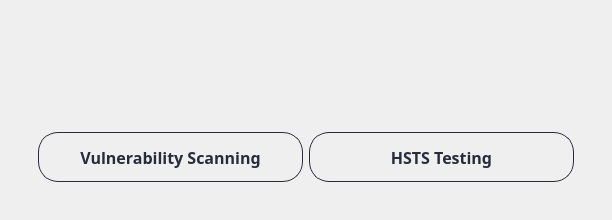
        <widget class="QWidget" name="page_networkUser">
         <layout class="QHBoxLayout" name="horizontalLayout_27">
          <item>
           <widget class="QWidget" name="widget_60" native="true">
            <layout class="QVBoxLayout" name="verticalLayout_35">
             <item>
              <widget class="QWidget" name="widget_62" native="true">
               <property name="minimumSize">
                <size>
                 <width>0</width>
                 <height>50</height>
                </size>
               </property>
               <property name="maximumSize">
                <size>
                 <width>16777215</width>
                 <height>50</height>
                </size>
               </property>
              </widget>
             </item>
             <item>
              <widget class="QWidget" name="widget_61" native="true">
               <layout class="QVBoxLayout" name="verticalLayout_36">
                <item alignment="Qt::AlignHCenter">
                 <widget class="QLabel" name="image_networkUser">
                  <property name="text">
                   <string/>
                  </property>
                  <property name="pixmap">
                   <pixmap>../images/networkUser.png</pixmap>
                  </property>
                 </widget>
                </item>
               </layout>
              </widget>
             </item>
             <item>
              <widget class="QWidget" name="widget_63" native="true">
               <layout class="QVBoxLayout" name="verticalLayout_66">
                <item alignment="Qt::AlignHCenter|Qt::AlignTop">
                 <widget class="QWidget" name="widget_104" native="true">
                  <layout class="QHBoxLayout" name="horizontalLayout_44">
                   <item>
                    <widget class="QPushButton" name="btn_vulner">
                     <property name="minimumSize">
                      <size>
                       <width>265</width>
                       <height>50</height>
                      </size>
                     </property>
                     <property name="maximumSize">
                      <size>
                       <width>250</width>
                       <height>50</height>
                      </size>
                     </property>
                     <property name="font">
                      <font>
                       <family>Bahnschrift SemiBold</family>
                       <pointsize>12</pointsize>
                       <weight>75</weight>
                       <bold>true</bold>
                      </font>
                     </property>
                     <property name="cursor">
                      <cursorShape>PointingHandCursor</cursorShape>
                     </property>
                     <property name="styleSheet">
                      <string notr="true">QPushButton {    
    border: 1px solid rgba(40,43,61,255);
    border-radius: 20px;
    padding: 5px 10px;
	color: rgba(40,43,61,255) ;
}

QPushButton:hover {
    background-color: ;
}
</string>
                     </property>
                     <property name="text">
                      <string>Vulnerability Scanning</string>
                     </property>
                     <property name="icon">
                      <iconset>
                       <normaloff>../icons/icon-vulner.png</normaloff>../icons/icon-vulner.png</iconset>
                     </property>
                     <property name="iconSize">
                      <size>
                       <width>35</width>
                       <height>35</height>
                      </size>
                     </property>
                    </widget>
                   </item>
                   <item>
                    <widget class="QPushButton" name="btn_hsts">
                     <property name="minimumSize">
                      <size>
                       <width>265</width>
                       <height>50</height>
                      </size>
                     </property>
                     <property name="maximumSize">
                      <size>
                       <width>250</width>
                       <height>50</height>
                      </size>
                     </property>
                     <property name="font">
                      <font>
                       <family>Bahnschrift SemiBold</family>
                       <pointsize>12</pointsize>
                       <weight>75</weight>
                       <bold>true</bold>
                      </font>
                     </property>
                     <property name="cursor">
                      <cursorShape>PointingHandCursor</cursorShape>
                     </property>
                     <property name="styleSheet">
                      <string notr="true">QPushButton {    
    border: 1px solid rgba(40,43,61,255);
    border-radius: 20px;
    padding: 5px 10px;
	color: rgba(40,43,61,255) ;
}

QPushButton:hover {
    background-color: ;
}
</string>
                     </property>
                     <property name="text">
                      <string>HSTS Testing</string>
                     </property>
                     <property name="icon">
                      <iconset>
                       <normaloff>../icons/icon-hsts.png</normaloff>../icons/icon-hsts.png</iconset>
                     </property>
                     <property name="iconSize">
                      <size>
                       <width>35</width>
                       <height>35</height>
                      </size>
                     </property>
                    </widget>
                   </item>
                  </layout>
                 </widget>
                </item>
               </layout>
              </widget>
             </item>
            </layout>
           </widget>
          </item>
         </layout>
        </widget>
